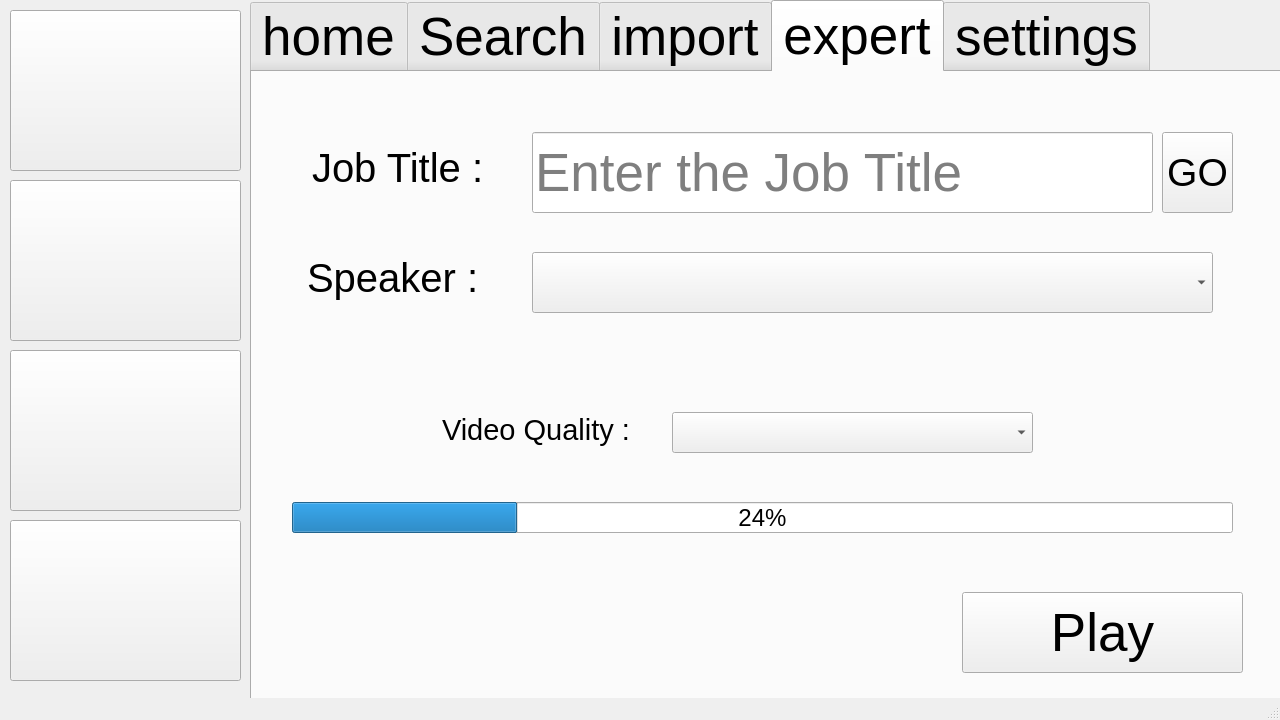
<?xml version="1.0" encoding="UTF-8"?>
<ui version="4.0">
 <class>MainWindow</class>
 <widget class="QMainWindow" name="MainWindow">
  <property name="geometry">
   <rect>
    <x>0</x>
    <y>0</y>
    <width>1280</width>
    <height>720</height>
   </rect>
  </property>
  <property name="windowTitle">
   <string>MainWindow</string>
  </property>
  <widget class="QWidget" name="centralwidget">
   <widget class="QTabWidget" name="tabWidget">
    <property name="geometry">
     <rect>
      <x>250</x>
      <y>0</y>
      <width>1031</width>
      <height>701</height>
     </rect>
    </property>
    <property name="font">
     <font>
      <pointsize>40</pointsize>
     </font>
    </property>
    <property name="currentIndex">
     <number>3</number>
    </property>
    <widget class="QWidget" name="tab_5">
     <attribute name="title">
      <string>home</string>
     </attribute>
     <widget class="QPushButton" name="pushButton_8">
      <property name="geometry">
       <rect>
        <x>940</x>
        <y>10</y>
        <width>61</width>
        <height>61</height>
       </rect>
      </property>
      <property name="text">
       <string/>
      </property>
      <property name="icon">
       <iconset resource="../v1/resoureses.qrc">
        <normaloff>:/settings.png</normaloff>:/settings.png</iconset>
      </property>
      <property name="iconSize">
       <size>
        <width>45</width>
        <height>45</height>
       </size>
      </property>
     </widget>
    </widget>
    <widget class="QWidget" name="tab">
     <attribute name="title">
      <string>Search</string>
     </attribute>
     <widget class="QTabWidget" name="tabWidget_2">
      <property name="geometry">
       <rect>
        <x>0</x>
        <y>0</y>
        <width>1021</width>
        <height>611</height>
       </rect>
      </property>
      <property name="currentIndex">
       <number>0</number>
      </property>
      <widget class="QWidget" name="tab_6">
       <attribute name="title">
        <string>input</string>
       </attribute>
       <widget class="QLabel" name="label_2">
        <property name="geometry">
         <rect>
          <x>30</x>
          <y>200</y>
          <width>251</width>
          <height>71</height>
         </rect>
        </property>
        <property name="font">
         <font>
          <pointsize>40</pointsize>
         </font>
        </property>
        <property name="text">
         <string>Location :</string>
        </property>
       </widget>
       <widget class="QLineEdit" name="lineEdit">
        <property name="geometry">
         <rect>
          <x>290</x>
          <y>50</y>
          <width>641</width>
          <height>81</height>
         </rect>
        </property>
        <property name="statusTip">
         <string extracomment="Job Title"/>
        </property>
        <property name="placeholderText">
         <string>Enter the Job Title</string>
        </property>
       </widget>
       <widget class="QLineEdit" name="lineEdit_2">
        <property name="geometry">
         <rect>
          <x>290</x>
          <y>200</y>
          <width>641</width>
          <height>81</height>
         </rect>
        </property>
        <property name="statusTip">
         <string extracomment="Location"/>
        </property>
        <property name="placeholderText">
         <string>Enter the Location</string>
        </property>
       </widget>
       <widget class="QLabel" name="label">
        <property name="geometry">
         <rect>
          <x>30</x>
          <y>50</y>
          <width>251</width>
          <height>71</height>
         </rect>
        </property>
        <property name="font">
         <font>
          <family>Ubuntu</family>
          <pointsize>40</pointsize>
         </font>
        </property>
        <property name="text">
         <string>Job Title :</string>
        </property>
       </widget>
       <widget class="QPushButton" name="pushButton_5">
        <property name="geometry">
         <rect>
          <x>630</x>
          <y>370</y>
          <width>341</width>
          <height>111</height>
         </rect>
        </property>
        <property name="text">
         <string>Predict</string>
        </property>
       </widget>
      </widget>
      <widget class="QWidget" name="tab_7">
       <attribute name="title">
        <string>output</string>
       </attribute>
      </widget>
     </widget>
    </widget>
    <widget class="QWidget" name="tab_2">
     <attribute name="title">
      <string>import</string>
     </attribute>
     <widget class="QTabWidget" name="tabWidget_3">
      <property name="geometry">
       <rect>
        <x>0</x>
        <y>-1</y>
        <width>1021</width>
        <height>621</height>
       </rect>
      </property>
      <property name="currentIndex">
       <number>0</number>
      </property>
      <widget class="QWidget" name="tab_8">
       <attribute name="title">
        <string>input</string>
       </attribute>
       <widget class="QPushButton" name="pushButton_6">
        <property name="geometry">
         <rect>
          <x>900</x>
          <y>130</y>
          <width>89</width>
          <height>81</height>
         </rect>
        </property>
        <property name="text">
         <string/>
        </property>
        <property name="icon">
         <iconset resource="../v1/resoureses.qrc">
          <normaloff>:/search_file.png</normaloff>:/search_file.png</iconset>
        </property>
        <property name="iconSize">
         <size>
          <width>100</width>
          <height>100</height>
         </size>
        </property>
       </widget>
       <widget class="QLabel" name="label_3">
        <property name="geometry">
         <rect>
          <x>30</x>
          <y>30</y>
          <width>401</width>
          <height>71</height>
         </rect>
        </property>
        <property name="font">
         <font>
          <family>Ubuntu</family>
          <pointsize>40</pointsize>
         </font>
        </property>
        <property name="text">
         <string>Import the file :</string>
        </property>
       </widget>
       <widget class="QLineEdit" name="lineEdit_3">
        <property name="geometry">
         <rect>
          <x>50</x>
          <y>130</y>
          <width>821</width>
          <height>81</height>
         </rect>
        </property>
        <property name="statusTip">
         <string extracomment="Job Title"/>
        </property>
        <property name="placeholderText">
         <string>Enter the File location</string>
        </property>
       </widget>
       <widget class="QPushButton" name="pushButton_7">
        <property name="geometry">
         <rect>
          <x>640</x>
          <y>390</y>
          <width>341</width>
          <height>111</height>
         </rect>
        </property>
        <property name="text">
         <string>Predict</string>
        </property>
       </widget>
      </widget>
      <widget class="QWidget" name="tab_9">
       <attribute name="title">
        <string>output</string>
       </attribute>
      </widget>
     </widget>
    </widget>
    <widget class="QWidget" name="tab_3">
     <attribute name="title">
      <string>expert</string>
     </attribute>
     <widget class="QPushButton" name="pushButton_9">
      <property name="geometry">
       <rect>
        <x>710</x>
        <y>520</y>
        <width>281</width>
        <height>81</height>
       </rect>
      </property>
      <property name="text">
       <string>Play</string>
      </property>
     </widget>
     <widget class="QProgressBar" name="progressBar">
      <property name="geometry">
       <rect>
        <x>40</x>
        <y>430</y>
        <width>941</width>
        <height>31</height>
       </rect>
      </property>
      <property name="font">
       <font>
        <pointsize>18</pointsize>
       </font>
      </property>
      <property name="value">
       <number>24</number>
      </property>
     </widget>
     <widget class="QLabel" name="label_4">
      <property name="geometry">
       <rect>
        <x>190</x>
        <y>327</y>
        <width>221</width>
        <height>61</height>
       </rect>
      </property>
      <property name="font">
       <font>
        <pointsize>22</pointsize>
       </font>
      </property>
      <property name="text">
       <string>Video Quality :</string>
      </property>
     </widget>
     <widget class="QComboBox" name="comboBox">
      <property name="geometry">
       <rect>
        <x>420</x>
        <y>340</y>
        <width>361</width>
        <height>41</height>
       </rect>
      </property>
     </widget>
     <widget class="QLabel" name="label_5">
      <property name="geometry">
       <rect>
        <x>60</x>
        <y>60</y>
        <width>241</width>
        <height>71</height>
       </rect>
      </property>
      <property name="font">
       <font>
        <pointsize>30</pointsize>
       </font>
      </property>
      <property name="text">
       <string>Job Title :</string>
      </property>
     </widget>
     <widget class="QLabel" name="label_6">
      <property name="geometry">
       <rect>
        <x>55</x>
        <y>170</y>
        <width>241</width>
        <height>71</height>
       </rect>
      </property>
      <property name="font">
       <font>
        <pointsize>30</pointsize>
       </font>
      </property>
      <property name="text">
       <string>Speaker :</string>
      </property>
     </widget>
     <widget class="QComboBox" name="comboBox_2">
      <property name="geometry">
       <rect>
        <x>280</x>
        <y>180</y>
        <width>681</width>
        <height>61</height>
       </rect>
      </property>
     </widget>
     <widget class="QLineEdit" name="lineEdit_4">
      <property name="geometry">
       <rect>
        <x>280</x>
        <y>60</y>
        <width>621</width>
        <height>81</height>
       </rect>
      </property>
      <property name="statusTip">
       <string extracomment="Job Title"/>
      </property>
      <property name="placeholderText">
       <string>Enter the Job Title</string>
      </property>
     </widget>
     <widget class="QPushButton" name="pushButton_10">
      <property name="geometry">
       <rect>
        <x>910</x>
        <y>60</y>
        <width>71</width>
        <height>81</height>
       </rect>
      </property>
      <property name="font">
       <font>
        <pointsize>29</pointsize>
       </font>
      </property>
      <property name="text">
       <string>GO</string>
      </property>
     </widget>
    </widget>
    <widget class="QWidget" name="tab_4">
     <attribute name="title">
      <string>settings</string>
     </attribute>
    </widget>
   </widget>
   <widget class="QPushButton" name="pushButton">
    <property name="geometry">
     <rect>
      <x>10</x>
      <y>10</y>
      <width>231</width>
      <height>161</height>
     </rect>
    </property>
    <property name="cursor">
     <cursorShape>PointingHandCursor</cursorShape>
    </property>
    <property name="text">
     <string/>
    </property>
    <property name="icon">
     <iconset resource="../v1/resoureses.qrc">
      <normaloff>:/home.png</normaloff>:/home.png</iconset>
    </property>
    <property name="iconSize">
     <size>
      <width>120</width>
      <height>120</height>
     </size>
    </property>
   </widget>
   <widget class="QPushButton" name="pushButton_2">
    <property name="geometry">
     <rect>
      <x>10</x>
      <y>180</y>
      <width>231</width>
      <height>161</height>
     </rect>
    </property>
    <property name="cursor">
     <cursorShape>PointingHandCursor</cursorShape>
    </property>
    <property name="text">
     <string/>
    </property>
    <property name="icon">
     <iconset resource="../v1/resoureses.qrc">
      <normaloff>:/search.png</normaloff>:/search.png</iconset>
    </property>
    <property name="iconSize">
     <size>
      <width>120</width>
      <height>120</height>
     </size>
    </property>
   </widget>
   <widget class="QPushButton" name="pushButton_3">
    <property name="geometry">
     <rect>
      <x>10</x>
      <y>350</y>
      <width>231</width>
      <height>161</height>
     </rect>
    </property>
    <property name="cursor">
     <cursorShape>PointingHandCursor</cursorShape>
    </property>
    <property name="text">
     <string/>
    </property>
    <property name="icon">
     <iconset resource="../v1/resoureses.qrc">
      <normaloff>:/insert.png</normaloff>:/insert.png</iconset>
    </property>
    <property name="iconSize">
     <size>
      <width>100</width>
      <height>100</height>
     </size>
    </property>
   </widget>
   <widget class="QPushButton" name="pushButton_4">
    <property name="geometry">
     <rect>
      <x>10</x>
      <y>520</y>
      <width>231</width>
      <height>161</height>
     </rect>
    </property>
    <property name="cursor">
     <cursorShape>PointingHandCursor</cursorShape>
    </property>
    <property name="text">
     <string/>
    </property>
    <property name="icon">
     <iconset resource="../v1/resoureses.qrc">
      <normaloff>:/settings.png</normaloff>:/settings.png</iconset>
    </property>
    <property name="iconSize">
     <size>
      <width>120</width>
      <height>120</height>
     </size>
    </property>
   </widget>
  </widget>
  <widget class="QStatusBar" name="statusbar"/>
 </widget>
 <resources>
  <include location="../v1/resoureses.qrc"/>
 </resources>
 <connections/>
</ui>
